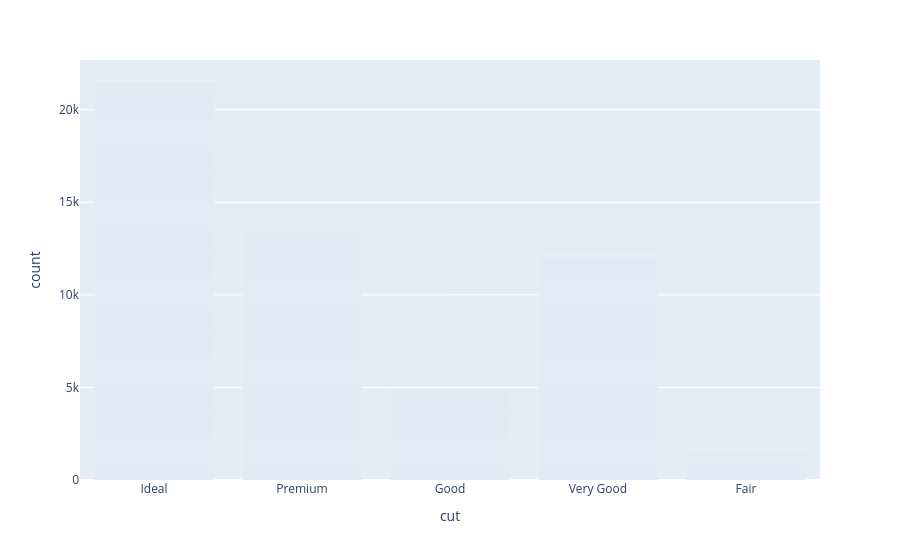

Notebook code for this chart:
### Code cell
# Bar plot using plotly : 
px.bar(data_frame=df , x=df['cut'])

### Figure 1 — Plotly figure (JSON) as saved in the notebook; plotly's stock layout.template omitted (floating-point values rounded to 4 significant figures; data arrays with more than 128 entries replaced by an {"elided": "..."} marker saying what was removed)
{"data": [{"hovertemplate": "cut=%{x}<br>count=%{y}<extra></extra>", "legendgroup": "", "marker": {"color": "#636efa", "pattern": {"shape": ""}}, "name": "", "orientation": "v", "showlegend": false, "textposition": "auto", "type": "bar", "x": {"elided": "53940 str values"}, "xaxis": "x", "y": {"elided": "53940 int values"}, "yaxis": "y"}], "layout": {"barmode": "relative", "legend": {"tracegroupgap": 0}, "margin": {"t": 60}, "xaxis": {"anchor": "y", "domain": [0, 1], "title": {"text": "cut"}}, "yaxis": {"anchor": "x", "domain": [0, 1], "title": {"text": "count"}}}}
